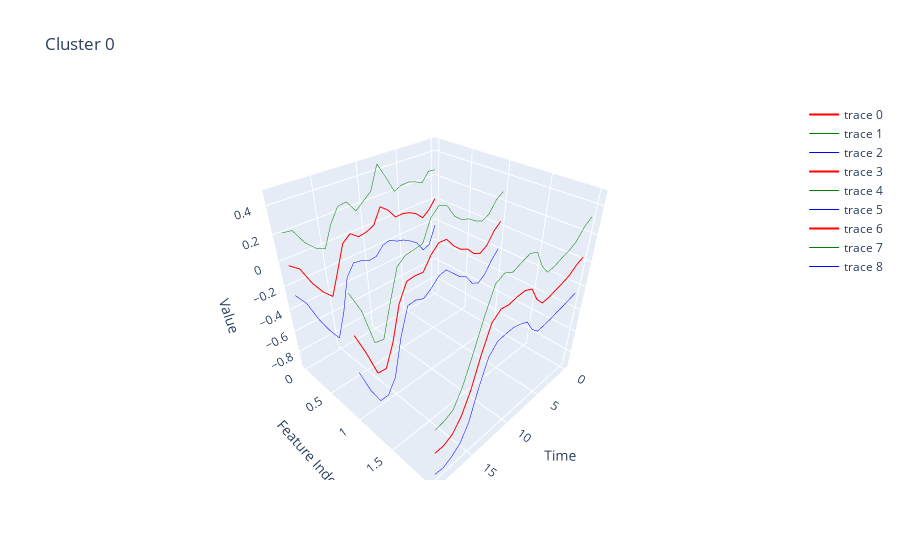
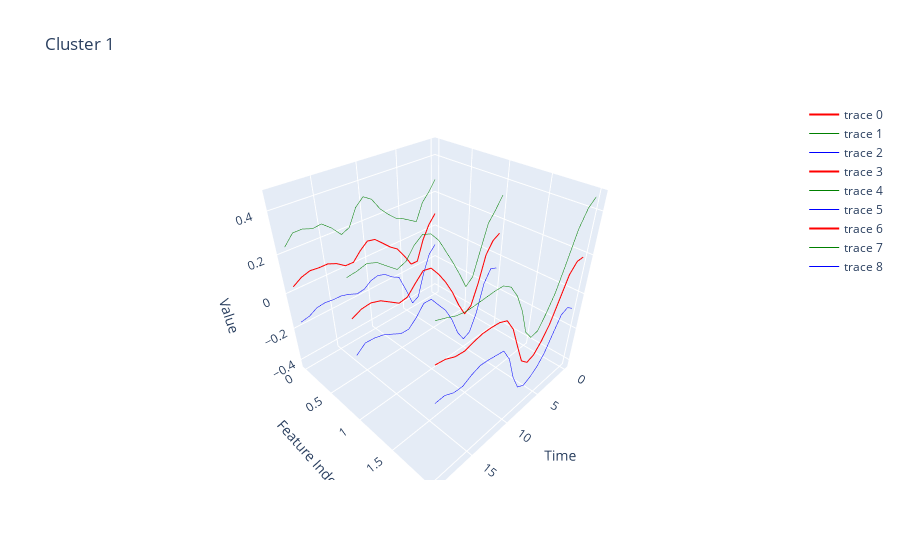
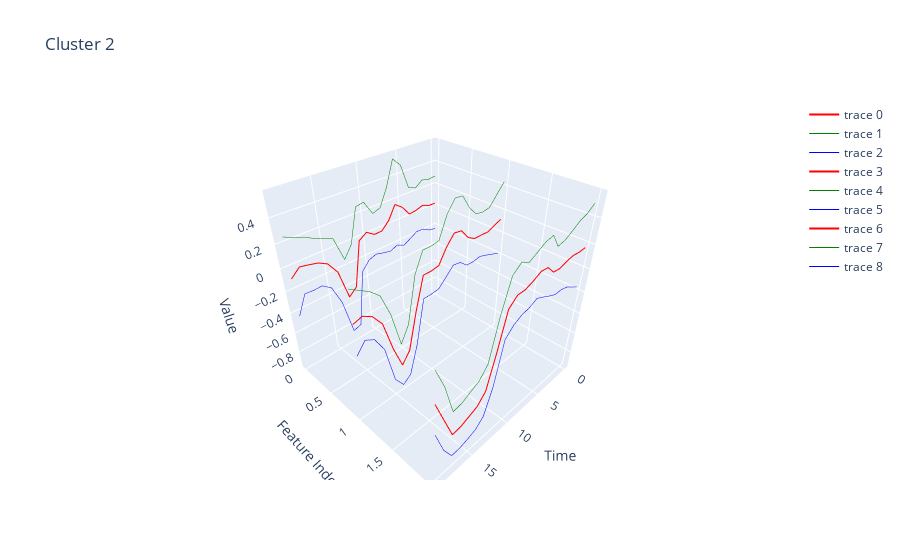
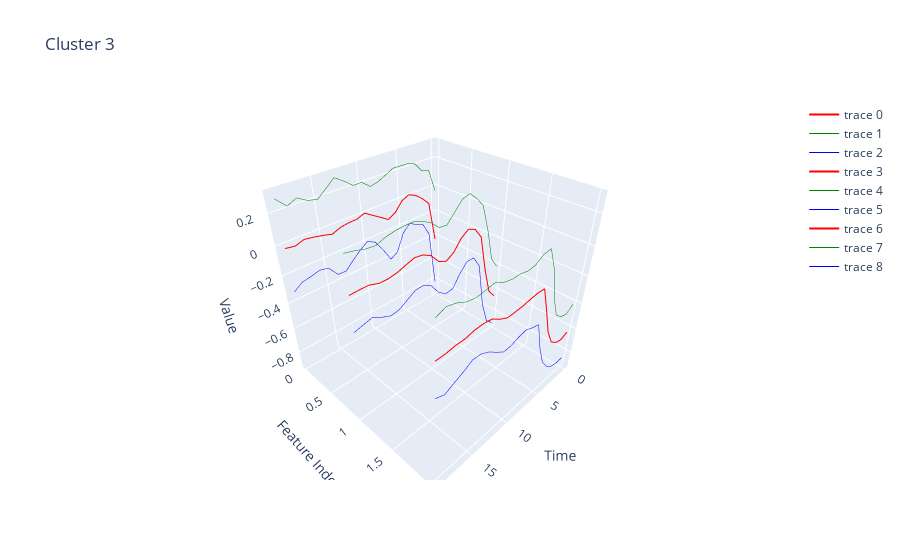

Notebook code for these charts, in order:
### Code cell
reload(utils)
utils.visualizeData(labels_adj,X_cluster_adj)

### Figure 1 — Plotly figure (JSON) as saved in the notebook; plotly's stock layout.template omitted (floating-point values rounded to 4 significant figures)
{"data": [{"line": {"color": "red", "width": 2}, "mode": "lines", "type": "scatter3d", "x": [0, 1, 2, 3, 4, 5, 6, 7, 8, 9, 10, 11, 12, 13, 14, 15, 16, 17, 18, 19], "y": [0, 0, 0, 0, 0, 0, 0, 0, 0, 0, 0, 0, 0, 0, 0, 0, 0, 0, 0, 0], "z": [0.01509, -0.06218, -0.1101, -0.04872, -0.01529, 0.0009213, -0.002967, 0.08023, 0.1307, 0.004397, -0.02515, -0.03645, 0.01551, -0.0388, -0.2387, -0.4324, -0.3544, -0.2433, -0.08994, -0.03159]}, {"line": {"color": "green", "width": 1}, "mode": "lines", "type": "scatter3d", "x": [0, 1, 2, 3, 4, 5, 6, 7, 8, 9, 10, 11, 12, 13, 14, 15, 16, 17, 18, 19], "y": [0, 0, 0, 0, 0, 0, 0, 0, 0, 0, 0, 0, 0, 0, 0, 0, 0, 0, 0, 0], "z": [0.2617, 0.2686, 0.1958, 0.2222, 0.2413, 0.2363, 0.2106, 0.3402, 0.4571, 0.2762, 0.2232, 0.1705, 0.2635, 0.2524, 0.1471, -0.02074, 0.01403, 0.08626, 0.2029, 0.2123]}, {"line": {"color": "blue", "width": 1}, "mode": "lines", "type": "scatter3d", "x": [0, 1, 2, 3, 4, 5, 6, 7, 8, 9, 10, 11, 12, 13, 14, 15, 16, 17, 18, 19], "y": [0, 0, 0, 0, 0, 0, 0, 0, 0, 0, 0, 0, 0, 0, 0, 0, 0, 0, 0, 0], "z": [-0.2315, -0.393, -0.4161, -0.3196, -0.2719, -0.2344, -0.2165, -0.1797, -0.1957, -0.2674, -0.2735, -0.2433, -0.2325, -0.33, -0.6244, -0.844, -0.7228, -0.5729, -0.3828, -0.2755]}, {"line": {"color": "red", "width": 2}, "mode": "lines", "type": "scatter3d", "x": [0, 1, 2, 3, 4, 5, 6, 7, 8, 9, 10, 11, 12, 13, 14, 15, 16, 17, 18, 19], "y": [1, 1, 1, 1, 1, 1, 1, 1, 1, 1, 1, 1, 1, 1, 1, 1, 1, 1, 1, 1], "z": [0.0494, -0.004648, -0.09543, -0.1336, -0.1046, -0.03776, -0.0102, 0.04602, 0.1249, 0.1292, 0.06718, -0.03367, -0.02687, -0.03524, -0.1756, -0.4606, -0.6498, -0.642, -0.4149, -0.2215]}, {"line": {"color": "green", "width": 1}, "mode": "lines", "type": "scatter3d", "x": [0, 1, 2, 3, 4, 5, 6, 7, 8, 9, 10, 11, 12, 13, 14, 15, 16, 17, 18, 19], "y": [1, 1, 1, 1, 1, 1, 1, 1, 1, 1, 1, 1, 1, 1, 1, 1, 1, 1, 1, 1], "z": [0.2832, 0.2462, 0.16, 0.1292, 0.1556, 0.1975, 0.2161, 0.2664, 0.3635, 0.3899, 0.332, 0.179, 0.1669, 0.1585, 0.1047, -0.1317, -0.3866, -0.3695, -0.07573, 0.0903]}, {"line": {"color": "blue", "width": 1}, "mode": "lines", "type": "scatter3d", "x": [0, 1, 2, 3, 4, 5, 6, 7, 8, 9, 10, 11, 12, 13, 14, 15, 16, 17, 18, 19], "y": [1, 1, 1, 1, 1, 1, 1, 1, 1, 1, 1, 1, 1, 1, 1, 1, 1, 1, 1, 1], "z": [-0.1844, -0.2555, -0.3509, -0.3965, -0.3647, -0.273, -0.2365, -0.1743, -0.1138, -0.1315, -0.1977, -0.2464, -0.2206, -0.229, -0.4559, -0.7895, -0.9131, -0.9146, -0.7541, -0.5332]}, {"line": {"color": "red", "width": 2}, "mode": "lines", "type": "scatter3d", "x": [0, 1, 2, 3, 4, 5, 6, 7, 8, 9, 10, 11, 12, 13, 14, 15, 16, 17, 18, 19], "y": [2, 2, 2, 2, 2, 2, 2, 2, 2, 2, 2, 2, 2, 2, 2, 2, 2, 2, 2, 2], "z": [0.03513, 0.006072, -0.04123, -0.06483, -0.08407, -0.1025, -0.1107, -0.04507, 0.06705, 0.0916, 0.08713, 0.0702, 0.07877, 0.02458, -0.1638, -0.3921, -0.5539, -0.6512, -0.688, -0.6892]}, {"line": {"color": "green", "width": 1}, "mode": "lines", "type": "scatter3d", "x": [0, 1, 2, 3, 4, 5, 6, 7, 8, 9, 10, 11, 12, 13, 14, 15, 16, 17, 18, 19], "y": [2, 2, 2, 2, 2, 2, 2, 2, 2, 2, 2, 2, 2, 2, 2, 2, 2, 2, 2, 2], "z": [0.3242, 0.283, 0.2065, 0.1713, 0.1516, 0.1252, 0.1165, 0.1912, 0.3129, 0.3358, 0.3116, 0.2831, 0.311, 0.2769, 0.1013, -0.1084, -0.3001, -0.4339, -0.4713, -0.4828]}, {"line": {"color": "blue", "width": 1}, "mode": "lines", "type": "scatter3d", "x": [0, 1, 2, 3, 4, 5, 6, 7, 8, 9, 10, 11, 12, 13, 14, 15, 16, 17, 18, 19], "y": [2, 2, 2, 2, 2, 2, 2, 2, 2, 2, 2, 2, 2, 2, 2, 2, 2, 2, 2, 2], "z": [-0.254, -0.2708, -0.289, -0.301, -0.3197, -0.3302, -0.3379, -0.2813, -0.1788, -0.1526, -0.1373, -0.1427, -0.1534, -0.2278, -0.4289, -0.6758, -0.8077, -0.8686, -0.9047, -0.8956]}], "layout": {"scene": {"xaxis": {"title": {"text": "Time"}}, "yaxis": {"title": {"text": "Feature Index"}}, "zaxis": {"title": {"text": "Value"}}}, "title": {"text": "Cluster 0"}}}

### Figure 2 — Plotly figure (JSON) as saved in the notebook; plotly's stock layout.template omitted (floating-point values rounded to 4 significant figures)
{"data": [{"line": {"color": "red", "width": 2}, "mode": "lines", "type": "scatter3d", "x": [0, 1, 2, 3, 4, 5, 6, 7, 8, 9, 10, 11, 12, 13, 14, 15, 16, 17, 18, 19], "y": [0, 0, 0, 0, 0, 0, 0, 0, 0, 0, 0, 0, 0, 0, 0, 0, 0, 0, 0, 0], "z": [0.08831, 0.03906, -0.03672, -0.1543, -0.1529, -0.08191, -0.01917, 0.01137, 0.05202, 0.09157, 0.1006, 0.06634, 0.02092, 0.02196, 0.05438, 0.073, 0.07335, 0.07864, 0.06509, 0.0367]}, {"line": {"color": "green", "width": 1}, "mode": "lines", "type": "scatter3d", "x": [0, 1, 2, 3, 4, 5, 6, 7, 8, 9, 10, 11, 12, 13, 14, 15, 16, 17, 18, 19], "y": [0, 0, 0, 0, 0, 0, 0, 0, 0, 0, 0, 0, 0, 0, 0, 0, 0, 0, 0, 0], "z": [0.2816, 0.2265, 0.1829, 0.08898, 0.1142, 0.1389, 0.1581, 0.1954, 0.239, 0.3033, 0.33, 0.2922, 0.2081, 0.1893, 0.2399, 0.2763, 0.2704, 0.2861, 0.2849, 0.2365]}, {"line": {"color": "blue", "width": 1}, "mode": "lines", "type": "scatter3d", "x": [0, 1, 2, 3, 4, 5, 6, 7, 8, 9, 10, 11, 12, 13, 14, 15, 16, 17, 18, 19], "y": [0, 0, 0, 0, 0, 0, 0, 0, 0, 0, 0, 0, 0, 0, 0, 0, 0, 0, 0, 0], "z": [-0.105, -0.1483, -0.2563, -0.3975, -0.42, -0.3027, -0.1964, -0.1726, -0.135, -0.1201, -0.1288, -0.1595, -0.1662, -0.1454, -0.1312, -0.1302, -0.1237, -0.1288, -0.1548, -0.1631]}, {"line": {"color": "red", "width": 2}, "mode": "lines", "type": "scatter3d", "x": [0, 1, 2, 3, 4, 5, 6, 7, 8, 9, 10, 11, 12, 13, 14, 15, 16, 17, 18, 19], "y": [1, 1, 1, 1, 1, 1, 1, 1, 1, 1, 1, 1, 1, 1, 1, 1, 1, 1, 1, 1], "z": [0.1344, 0.1128, 0.05336, -0.08973, -0.203, -0.2299, -0.1501, -0.05308, 0.02603, 0.09134, 0.144, 0.1525, 0.1108, 0.06442, 0.05732, 0.08806, 0.1183, 0.1325, 0.1278, 0.1067]}, {"line": {"color": "green", "width": 1}, "mode": "lines", "type": "scatter3d", "x": [0, 1, 2, 3, 4, 5, 6, 7, 8, 9, 10, 11, 12, 13, 14, 15, 16, 17, 18, 19], "y": [1, 1, 1, 1, 1, 1, 1, 1, 1, 1, 1, 1, 1, 1, 1, 1, 1, 1, 1, 1], "z": [0.3319, 0.2725, 0.2222, 0.09658, -0.03071, -0.06484, 0.02454, 0.1072, 0.1832, 0.2585, 0.3071, 0.3225, 0.292, 0.2377, 0.2216, 0.257, 0.2935, 0.3106, 0.2983, 0.2923]}, {"line": {"color": "blue", "width": 1}, "mode": "lines", "type": "scatter3d", "x": [0, 1, 2, 3, 4, 5, 6, 7, 8, 9, 10, 11, 12, 13, 14, 15, 16, 17, 18, 19], "y": [1, 1, 1, 1, 1, 1, 1, 1, 1, 1, 1, 1, 1, 1, 1, 1, 1, 1, 1, 1], "z": [-0.06316, -0.04686, -0.1155, -0.276, -0.3754, -0.395, -0.3247, -0.2134, -0.1311, -0.07585, -0.01917, -0.01743, -0.07037, -0.1088, -0.107, -0.08092, -0.05693, -0.04557, -0.04279, -0.07887]}, {"line": {"color": "red", "width": 2}, "mode": "lines", "type": "scatter3d", "x": [0, 1, 2, 3, 4, 5, 6, 7, 8, 9, 10, 11, 12, 13, 14, 15, 16, 17, 18, 19], "y": [2, 2, 2, 2, 2, 2, 2, 2, 2, 2, 2, 2, 2, 2, 2, 2, 2, 2, 2, 2], "z": [0.1885, 0.1873, 0.1431, 0.03554, -0.06945, -0.1359, -0.1846, -0.1971, -0.1569, -0.04523, 0.06997, 0.1374, 0.1556, 0.1604, 0.1615, 0.1531, 0.1406, 0.1461, 0.1661, 0.1732]}, {"line": {"color": "green", "width": 1}, "mode": "lines", "type": "scatter3d", "x": [0, 1, 2, 3, 4, 5, 6, 7, 8, 9, 10, 11, 12, 13, 14, 15, 16, 17, 18, 19], "y": [2, 2, 2, 2, 2, 2, 2, 2, 2, 2, 2, 2, 2, 2, 2, 2, 2, 2, 2, 2], "z": [0.4591, 0.4278, 0.3545, 0.2223, 0.09773, 0.01737, -0.04938, -0.05628, -0.0002928, 0.1306, 0.2239, 0.2859, 0.3138, 0.3152, 0.3128, 0.3102, 0.3088, 0.3165, 0.3345, 0.3505]}, {"line": {"color": "blue", "width": 1}, "mode": "lines", "type": "scatter3d", "x": [0, 1, 2, 3, 4, 5, 6, 7, 8, 9, 10, 11, 12, 13, 14, 15, 16, 17, 18, 19], "y": [2, 2, 2, 2, 2, 2, 2, 2, 2, 2, 2, 2, 2, 2, 2, 2, 2, 2, 2, 2], "z": [-0.08213, -0.05321, -0.06826, -0.1512, -0.2366, -0.2892, -0.3198, -0.338, -0.3136, -0.2211, -0.084, -0.01099, -0.002595, 0.005606, 0.01032, -0.004051, -0.02749, -0.02432, -0.002255, -0.00411]}], "layout": {"scene": {"xaxis": {"title": {"text": "Time"}}, "yaxis": {"title": {"text": "Feature Index"}}, "zaxis": {"title": {"text": "Value"}}}, "title": {"text": "Cluster 1"}}}

### Figure 3 — Plotly figure (JSON) as saved in the notebook; plotly's stock layout.template omitted (floating-point values rounded to 4 significant figures)
{"data": [{"line": {"color": "red", "width": 2}, "mode": "lines", "type": "scatter3d", "x": [0, 1, 2, 3, 4, 5, 6, 7, 8, 9, 10, 11, 12, 13, 14, 15, 16, 17, 18, 19], "y": [0, 0, 0, 0, 0, 0, 0, 0, 0, 0, 0, 0, 0, 0, 0, 0, 0, 0, 0, 0], "z": [0.0318, 0.03496, 0.06139, 0.03938, 0.03195, 0.1195, 0.1695, 0.05041, -0.01556, -0.01763, 0.03098, -0.01531, -0.4223, -0.4865, -0.2048, -0.09483, -0.05231, -0.03403, -0.01813, -0.08586]}, {"line": {"color": "green", "width": 1}, "mode": "lines", "type": "scatter3d", "x": [0, 1, 2, 3, 4, 5, 6, 7, 8, 9, 10, 11, 12, 13, 14, 15, 16, 17, 18, 19], "y": [0, 0, 0, 0, 0, 0, 0, 0, 0, 0, 0, 0, 0, 0, 0, 0, 0, 0, 0, 0], "z": [0.2842, 0.277, 0.292, 0.2449, 0.2701, 0.481, 0.5486, 0.3388, 0.1914, 0.1679, 0.289, 0.2768, -0.01776, -0.122, 0.09254, 0.1278, 0.1558, 0.1964, 0.2219, 0.2576]}, {"line": {"color": "blue", "width": 1}, "mode": "lines", "type": "scatter3d", "x": [0, 1, 2, 3, 4, 5, 6, 7, 8, 9, 10, 11, 12, 13, 14, 15, 16, 17, 18, 19], "y": [0, 0, 0, 0, 0, 0, 0, 0, 0, 0, 0, 0, 0, 0, 0, 0, 0, 0, 0, 0], "z": [-0.2206, -0.2071, -0.1692, -0.1661, -0.2062, -0.242, -0.2096, -0.2379, -0.2225, -0.2032, -0.227, -0.3074, -0.8268, -0.851, -0.5022, -0.3175, -0.2604, -0.2644, -0.2582, -0.4293]}, {"line": {"color": "red", "width": 2}, "mode": "lines", "type": "scatter3d", "x": [0, 1, 2, 3, 4, 5, 6, 7, 8, 9, 10, 11, 12, 13, 14, 15, 16, 17, 18, 19], "y": [1, 1, 1, 1, 1, 1, 1, 1, 1, 1, 1, 1, 1, 1, 1, 1, 1, 1, 1, 1], "z": [0.1324, 0.1051, 0.07696, 0.08115, 0.08038, 0.1178, 0.2037, 0.2136, 0.1303, 0.01075, -0.001022, -0.0005947, -0.2783, -0.6061, -0.7054, -0.4916, -0.214, -0.1075, -0.0615, -0.08408]}, {"line": {"color": "green", "width": 1}, "mode": "lines", "type": "scatter3d", "x": [0, 1, 2, 3, 4, 5, 6, 7, 8, 9, 10, 11, 12, 13, 14, 15, 16, 17, 18, 19], "y": [1, 1, 1, 1, 1, 1, 1, 1, 1, 1, 1, 1, 1, 1, 1, 1, 1, 1, 1, 1], "z": [0.4428, 0.3647, 0.2848, 0.2726, 0.2842, 0.3577, 0.472, 0.4806, 0.3852, 0.2145, 0.2003, 0.2029, 0.04238, -0.3521, -0.4943, -0.1802, 0.01937, 0.09223, 0.1407, 0.1889]}, {"line": {"color": "blue", "width": 1}, "mode": "lines", "type": "scatter3d", "x": [0, 1, 2, 3, 4, 5, 6, 7, 8, 9, 10, 11, 12, 13, 14, 15, 16, 17, 18, 19], "y": [1, 1, 1, 1, 1, 1, 1, 1, 1, 1, 1, 1, 1, 1, 1, 1, 1, 1, 1, 1], "z": [-0.1781, -0.1545, -0.1309, -0.1103, -0.1235, -0.1221, -0.06452, -0.05335, -0.1247, -0.193, -0.2024, -0.2041, -0.599, -0.8601, -0.9165, -0.803, -0.4474, -0.3073, -0.2637, -0.3571]}, {"line": {"color": "red", "width": 2}, "mode": "lines", "type": "scatter3d", "x": [0, 1, 2, 3, 4, 5, 6, 7, 8, 9, 10, 11, 12, 13, 14, 15, 16, 17, 18, 19], "y": [2, 2, 2, 2, 2, 2, 2, 2, 2, 2, 2, 2, 2, 2, 2, 2, 2, 2, 2, 2], "z": [0.1739, 0.1693, 0.1768, 0.1643, 0.1428, 0.1499, 0.2193, 0.2266, 0.1909, 0.1651, 0.1639, 0.09981, -0.2095, -0.4861, -0.5688, -0.6005, -0.6309, -0.6396, -0.437, -0.2314]}, {"line": {"color": "green", "width": 1}, "mode": "lines", "type": "scatter3d", "x": [0, 1, 2, 3, 4, 5, 6, 7, 8, 9, 10, 11, 12, 13, 14, 15, 16, 17, 18, 19], "y": [2, 2, 2, 2, 2, 2, 2, 2, 2, 2, 2, 2, 2, 2, 2, 2, 2, 2, 2, 2], "z": [0.504, 0.4576, 0.435, 0.3934, 0.3536, 0.3405, 0.4473, 0.4332, 0.3959, 0.3583, 0.3947, 0.3376, 0.0904, -0.241, -0.3347, -0.3704, -0.4102, -0.4226, -0.1509, 0.0368]}, {"line": {"color": "blue", "width": 1}, "mode": "lines", "type": "scatter3d", "x": [0, 1, 2, 3, 4, 5, 6, 7, 8, 9, 10, 11, 12, 13, 14, 15, 16, 17, 18, 19], "y": [2, 2, 2, 2, 2, 2, 2, 2, 2, 2, 2, 2, 2, 2, 2, 2, 2, 2, 2, 2], "z": [-0.1562, -0.1189, -0.08133, -0.0647, -0.06805, -0.04068, -0.008699, 0.01986, -0.014, -0.02814, -0.06689, -0.138, -0.5093, -0.7312, -0.8029, -0.8307, -0.8516, -0.8567, -0.7232, -0.4996]}], "layout": {"scene": {"xaxis": {"title": {"text": "Time"}}, "yaxis": {"title": {"text": "Feature Index"}}, "zaxis": {"title": {"text": "Value"}}}, "title": {"text": "Cluster 2"}}}

### Figure 4 — Plotly figure (JSON) as saved in the notebook; plotly's stock layout.template omitted (floating-point values rounded to 4 significant figures)
{"data": [{"line": {"color": "red", "width": 2}, "mode": "lines", "type": "scatter3d", "x": [0, 1, 2, 3, 4, 5, 6, 7, 8, 9, 10, 11, 12, 13, 14, 15, 16, 17, 18, 19], "y": [0, 0, 0, 0, 0, 0, 0, 0, 0, 0, 0, 0, 0, 0, 0, 0, 0, 0, 0, 0], "z": [-0.4187, -0.108, -0.05078, -0.00773, 0.01644, -0.007796, -0.07099, -0.1015, -0.06437, -0.02809, 0.008833, -0.01159, -0.01352, -0.02227, -0.04466, -0.02918, -0.01644, -0.007028, -0.0263, -0.01644]}, {"line": {"color": "green", "width": 1}, "mode": "lines", "type": "scatter3d", "x": [0, 1, 2, 3, 4, 5, 6, 7, 8, 9, 10, 11, 12, 13, 14, 15, 16, 17, 18, 19], "y": [0, 0, 0, 0, 0, 0, 0, 0, 0, 0, 0, 0, 0, 0, 0, 0, 0, 0, 0, 0], "z": [-0.02891, 0.1385, 0.1492, 0.2138, 0.2311, 0.2323, 0.2337, 0.2064, 0.1805, 0.167, 0.2126, 0.2105, 0.2558, 0.2932, 0.2452, 0.2002, 0.2139, 0.2484, 0.2207, 0.2826]}, {"line": {"color": "blue", "width": 1}, "mode": "lines", "type": "scatter3d", "x": [0, 1, 2, 3, 4, 5, 6, 7, 8, 9, 10, 11, 12, 13, 14, 15, 16, 17, 18, 19], "y": [0, 0, 0, 0, 0, 0, 0, 0, 0, 0, 0, 0, 0, 0, 0, 0, 0, 0, 0, 0], "z": [-0.8085, -0.3545, -0.2507, -0.2293, -0.1982, -0.2479, -0.3756, -0.4095, -0.3092, -0.2232, -0.195, -0.2337, -0.2828, -0.3377, -0.3345, -0.2585, -0.2468, -0.2624, -0.2733, -0.3155]}, {"line": {"color": "red", "width": 2}, "mode": "lines", "type": "scatter3d", "x": [0, 1, 2, 3, 4, 5, 6, 7, 8, 9, 10, 11, 12, 13, 14, 15, 16, 17, 18, 19], "y": [1, 1, 1, 1, 1, 1, 1, 1, 1, 1, 1, 1, 1, 1, 1, 1, 1, 1, 1, 1], "z": [-0.6464, -0.5766, -0.3672, -0.1007, -0.02476, 0.000536, -0.03685, -0.1071, -0.1404, -0.115, -0.04922, -0.01815, -0.009496, -0.02712, -0.04661, -0.05721, -0.05577, -0.03582, -0.03476, -0.03672]}, {"line": {"color": "green", "width": 1}, "mode": "lines", "type": "scatter3d", "x": [0, 1, 2, 3, 4, 5, 6, 7, 8, 9, 10, 11, 12, 13, 14, 15, 16, 17, 18, 19], "y": [1, 1, 1, 1, 1, 1, 1, 1, 1, 1, 1, 1, 1, 1, 1, 1, 1, 1, 1, 1], "z": [-0.3985, -0.3131, -0.0764, 0.1111, 0.1755, 0.2261, 0.2125, 0.1541, 0.09555, 0.1034, 0.1561, 0.1849, 0.2053, 0.2045, 0.2004, 0.1888, 0.1668, 0.1731, 0.1895, 0.2014]}, {"line": {"color": "blue", "width": 1}, "mode": "lines", "type": "scatter3d", "x": [0, 1, 2, 3, 4, 5, 6, 7, 8, 9, 10, 11, 12, 13, 14, 15, 16, 17, 18, 19], "y": [1, 1, 1, 1, 1, 1, 1, 1, 1, 1, 1, 1, 1, 1, 1, 1, 1, 1, 1, 1], "z": [-0.8942, -0.84, -0.6581, -0.3125, -0.225, -0.225, -0.2862, -0.3683, -0.3763, -0.3333, -0.2545, -0.2213, -0.2243, -0.2587, -0.2936, -0.3032, -0.2783, -0.2447, -0.259, -0.2748]}, {"line": {"color": "red", "width": 2}, "mode": "lines", "type": "scatter3d", "x": [0, 1, 2, 3, 4, 5, 6, 7, 8, 9, 10, 11, 12, 13, 14, 15, 16, 17, 18, 19], "y": [2, 2, 2, 2, 2, 2, 2, 2, 2, 2, 2, 2, 2, 2, 2, 2, 2, 2, 2, 2], "z": [-0.6299, -0.6528, -0.6388, -0.593, -0.4769, -0.2855, -0.1058, -0.1015, -0.1076, -0.1168, -0.1203, -0.122, -0.09579, -0.05876, -0.04985, -0.05135, -0.06381, -0.06344, -0.07079, -0.07119]}, {"line": {"color": "green", "width": 1}, "mode": "lines", "type": "scatter3d", "x": [0, 1, 2, 3, 4, 5, 6, 7, 8, 9, 10, 11, 12, 13, 14, 15, 16, 17, 18, 19], "y": [2, 2, 2, 2, 2, 2, 2, 2, 2, 2, 2, 2, 2, 2, 2, 2, 2, 2, 2, 2], "z": [-0.4068, -0.4485, -0.4336, -0.3863, -0.2328, -0.004965, 0.1362, 0.1311, 0.09752, 0.09064, 0.1032, 0.1033, 0.1167, 0.1476, 0.1375, 0.1305, 0.1395, 0.167, 0.1822, 0.1591]}, {"line": {"color": "blue", "width": 1}, "mode": "lines", "type": "scatter3d", "x": [0, 1, 2, 3, 4, 5, 6, 7, 8, 9, 10, 11, 12, 13, 14, 15, 16, 17, 18, 19], "y": [2, 2, 2, 2, 2, 2, 2, 2, 2, 2, 2, 2, 2, 2, 2, 2, 2, 2, 2, 2], "z": [-0.8529, -0.8572, -0.8441, -0.7996, -0.721, -0.566, -0.3479, -0.334, -0.3128, -0.3243, -0.3438, -0.3473, -0.3083, -0.2651, -0.2372, -0.2332, -0.2672, -0.2939, -0.3238, -0.3015]}], "layout": {"scene": {"xaxis": {"title": {"text": "Time"}}, "yaxis": {"title": {"text": "Feature Index"}}, "zaxis": {"title": {"text": "Value"}}}, "title": {"text": "Cluster 3"}}}
